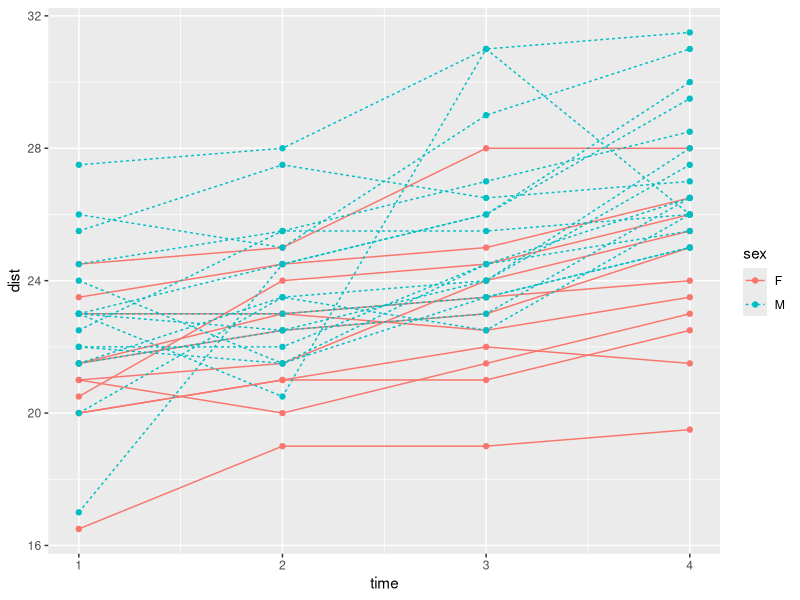

Recreate this plot in R. (Note: this script raises an error after producing the figure.)
###############################################################
#
# 다변량 통계분석 8 - Panel (longitudinal) Data Analysis
#
###############################################################

# 횡단면 자료 cross-sectional
# 종단면 자료 time series
# 패널 자료 : 횡단면 자료 + 종단면 자료

# 한 사람에 대해 (시간에 따라) 여러번 측정 - 시간 흐름에 관계없는 경우도 있음.
#   id  time    y   x
#   1   1
#   1   2
#   1   3
#   2   1
#   2   2
#   2   3

library(mice)
head(potthoffroy)

data = reshape(potthoffroy, idvar = "id", varying = list(3:6), v.names = "dist", direction = "long")
head(data)

library(ggplot2)

ggplot(data, aes(y=dist, x=time, group=id, color=sex)) +
    geom_line(aes(linetype=sex), stat="identity") +
    geom_point()

library(plyr)

data2 = ddply(data, ~sex+time, summarise, mean=mean(dist))
data2

ggplot(data2, aes(y=mean, x=time, group=id, color=sex)) +
    geom_line(aes(linetype=sex), stat="identity") +
    geom_point()


# anova
model1 = lm(dist~sex, data)  
anova(model1)               # 한 사람에대한 반복 측정되었기 때문에 사용 불가


# Autoregressive 자기상관
# 시간이 지남에 따라 상관계수가 작아진다.
# -1 <= ro <= 1
# ro > ro^2

# Compound symmetry
# 여러 그룹에 대해 측정한 경우 한 그룹내의 사람들은 동일한 상관계수를 갖는다.



# repeated measure anova
library(nlme)

model2 = gls(dist~sex, data, correlation = corAR1(form = ~1|id))  # correlation이 일어나는 그룹
anova(model2)
summary(model2)

# Parameter estimate(s): Phi = ro (첫번째 상관계수)

model3 = gls(dist~sex, data, correlation = corCompSymm(form = ~1|id))
anova(model3)
summary(model3)

# random intercept model
library(lme4)
model4 = lmer(dist~sex+time+sex:time + (1|id), data)
summary(model4)

# 남자/여자의 기울기 차이가 보임.
# 개인별 기울기 차이를 고려할 경우 - random intercept and slope model


# random intercept and slope model
model5 = lmer(dist~sex+time+sex:time + (1+time|id), data)
summary(model5)

# correlation of intercept / slope of time = -0.28
# 평균선을 기준으로 y 절편이 작은 아이의 기울기가 크고, 큰 아이는 기울기가 작은 경향이 있다.



# timber
head(timber)

model6 = lmer(loads~slippage+I(slippage^2)+(1+slippage|specimen), timber)
summary(model6)





















